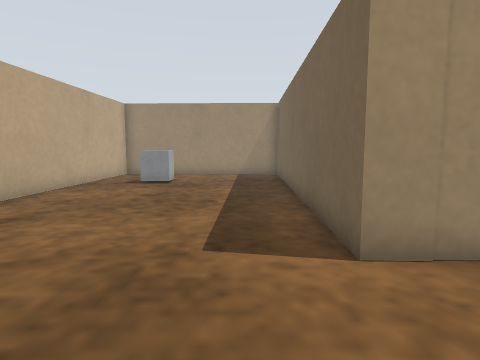
view 1 (above)

16 first-person views from a walk through a Gazebo world. The camera is 0.39 m above the floor, tilts 6° down and sees 75° across. The floor is counted in squares, 0.25 m on a side. Each view is taken from the middle of a square. On the plan, view 1 faces up. The plan holds only what a view shows up to about 15 squares ahead; the rest is blank. Surface patterns are stand-ins for the level's own textures.

view 2
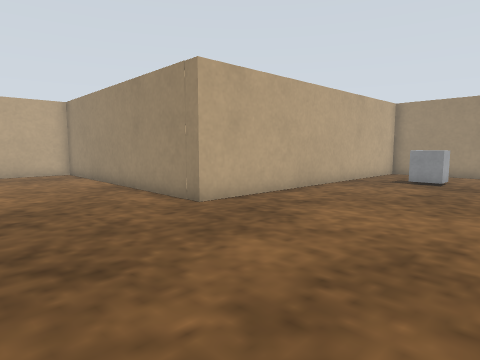

view 3
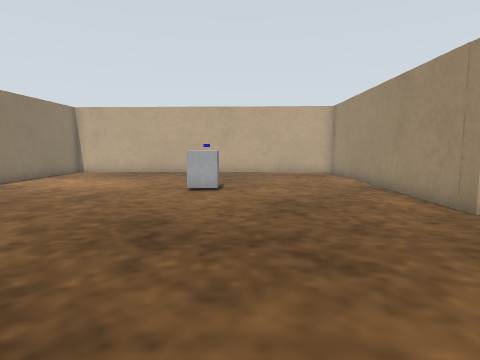

view 4
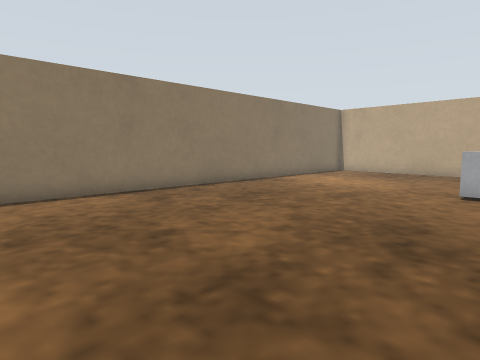

view 5
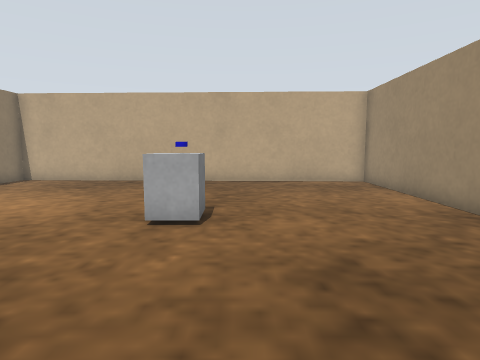

view 6
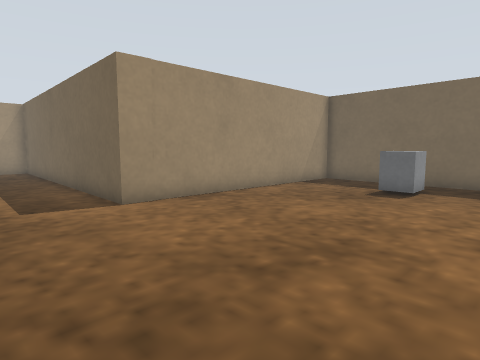

view 7
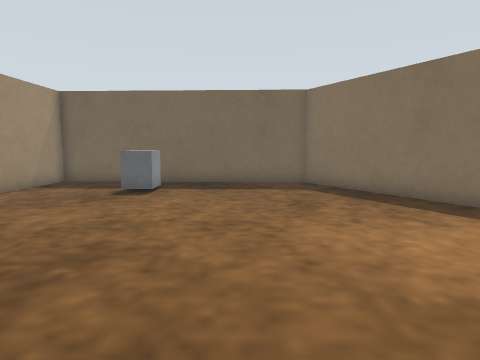

view 8
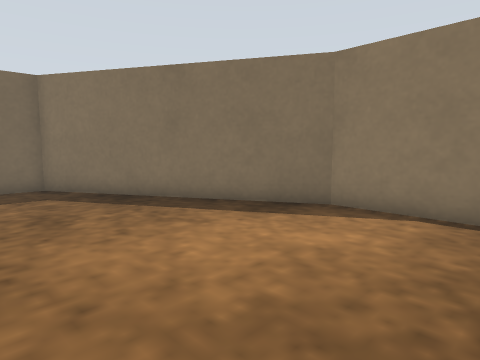

view 9
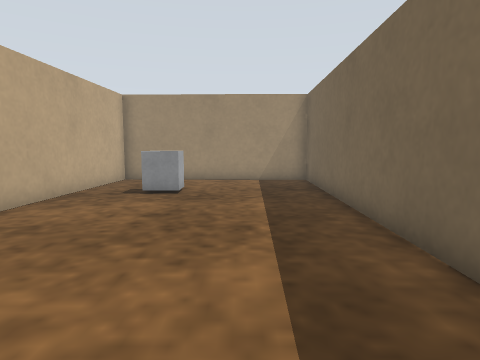

view 10
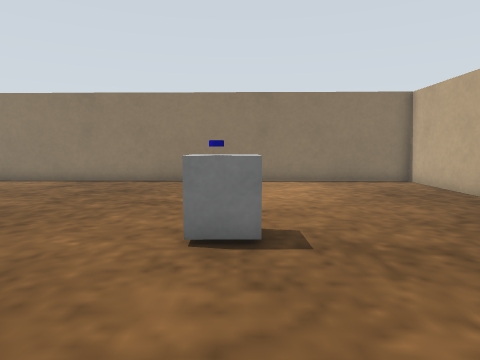

view 11
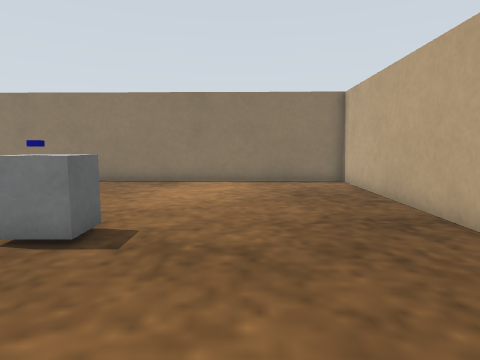

view 12
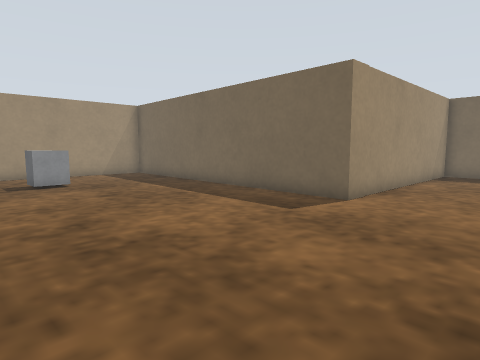

view 13
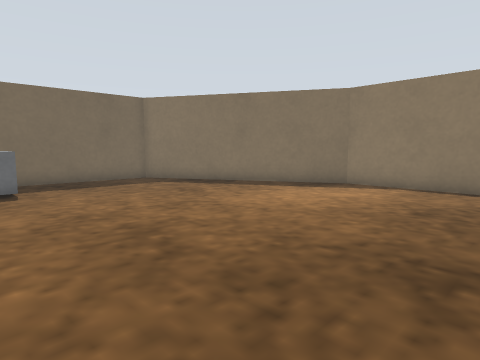

view 14
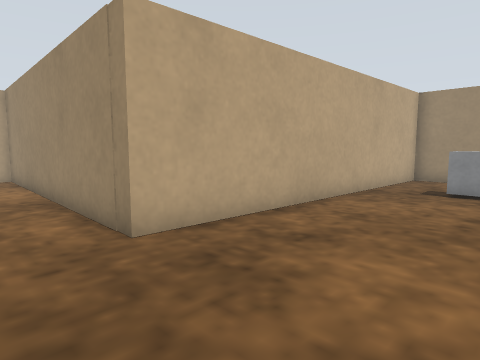

view 15
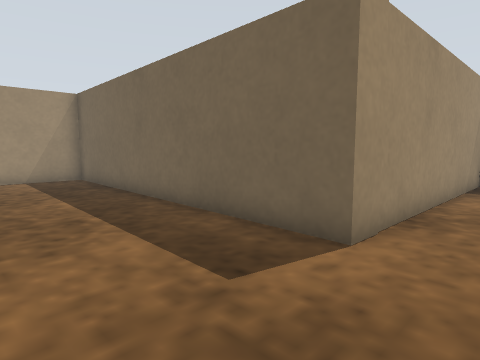

view 16
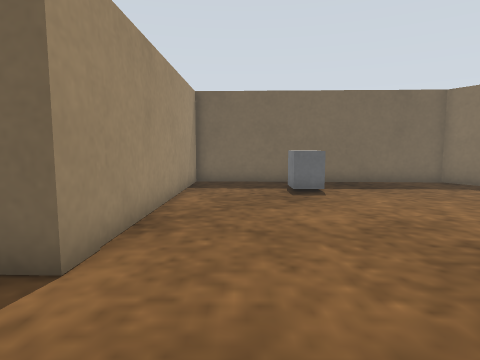

### Floor plan
Points are (right, up) in squares from view 1. A wall is a line through its corners. A room is listed if a view was taken in it or the views show most of it. See-through windows are left out.
Room 1 (views 1, 2, 3, 4, 5, 6, 7, 8, 9, 10, 11, 12, 13, 14, 15, 16)
walls: (-7, 4.4) (-19.1, 4.6) (-19.7, -11.2) (3.2, -11.7) (11.7, -6.9) (12.1, 4) (1.7, 4.2) (2.1, 17.8) (-6.5, 18) (-7, 4.4)
objects: grey box (-12, -3) to (-11, -2); other object (-12, -2); grey box (-4, 13) to (-3, 14); grey box (9, -1) to (10, 0)

Positions as (right, up) in squares from view 1, and headings:
1: (0, 0), facing up
2: (0, -1), facing up-left
3: (0, -1), facing left
4: (0, -1), facing down-left
5: (-5, -1), facing left
6: (-2, -4), facing up-right
7: (-2, -4), facing right
8: (-1, -4), facing down-right
9: (-1, 3), facing up
10: (-12, 3), facing down
11: (-15, 3), facing down
12: (-7, 0), facing up-right
13: (-3, 1), facing down-right
14: (-2, 2), facing up-left
15: (-3, 2), facing up-right
16: (-2, 2), facing right
